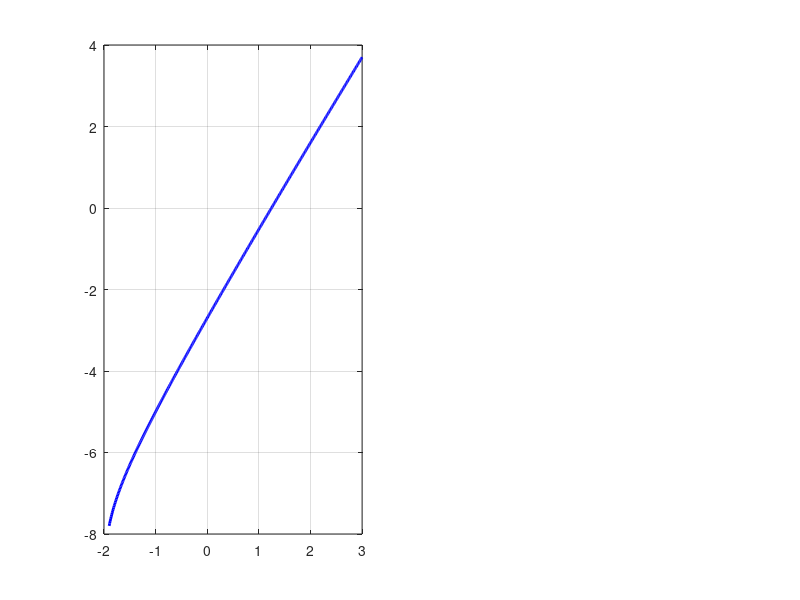

The MATLAB source for this figure: (Note: this script raises an error after producing the figure.)
% L0325035_ValdaAnabela

x3 = linspace(-1.9, 3, 500);

figure(3);
% Grafik Tunggal
subplot(1,2,1);
plot(x3, log10(x3+2) + 2.*x3 - 3, 'b-', 'LineWidth', 2);
grid on; hold on;
yline(0, 'k--'); hold off;
xlabel('x'); ylabel('y');
title('P3: Grafik Tunggal');
axis([-2 3 -6 4]);

% Grafik Ganda
subplot(1,2,2);
plot(x3, log10(x3+2), 'b-', 'LineWidth', 1.5); hold on;
plot(x3, -2.*x3 + 3, 'r--', 'LineWidth', 2);
grid on; hold off;
xlabel('x'); ylabel('y');
title('P3: Grafik Ganda');
legend('y1 = log10(x+2)', 'y2 = -2x + 3');
axis([-2 3 -3 6]);
